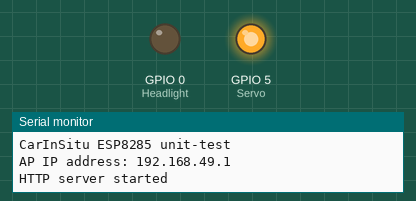
The sketch below on a simulated ESP8266 (NodeMCU). On the bench: output pins drawn as LEDs (lit = HIGH), the last lines printed to the serial monitor.

Above: at 2.5 s.
At 5.5 s:
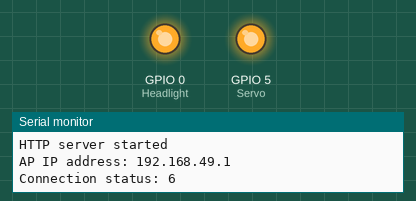
Timing chart, 0 to 8.8 s (numbered marks = the images above):
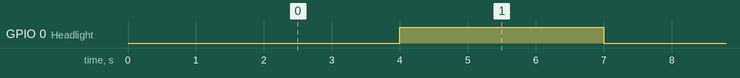

The sketch:

sw-unit-test.ino
```cpp
#include <ESP8266WiFi.h>
#include <ESP8266WebServer.h>
#include <ESP8266WiFiMulti.h>
#include <WiFiClient.h>
#include <Ticker.h>
#include <FS.h>

const char *base_ssid = "Carinsitu-01";
const char *base_password = "carinsitu0";

ESP8266WiFiMulti WiFiMulti;
ESP8266WebServer webServer(80);
IPAddress IP;
Ticker ts;

unsigned int s_value;
unsigned int led_value;

void handleRoot() {
  webServer.send(200, "text/html", "<h1>Hello Carinsitu World</h1>");
}

void printInfo() {
  Serial.print("AP IP address: ");
  Serial.println(IP);
  Serial.printf("Connection status: %d\r\n", WiFi.status());
  WiFi.printDiag(Serial);

  if (led_value)
  {
    digitalWrite(0, LOW);
    led_value = 0;
  }
  else
  {
    digitalWrite(0, HIGH);
    led_value = 1;
  }
}

void setup() {
  pinMode(0, OUTPUT); // Headlight
  pinMode(5, OUTPUT); // Servo
  Serial.begin(115200);
  Serial.setDebugOutput(true);

  delay(1000);
  led_value = 0;
  s_value = 100;

  Serial.println();
  Serial.println("CarInSitu ESP8285 unit-test");

  IPAddress ip(192, 168, 49, 1);
  IPAddress gateway(192, 168, 49, 1);
  IPAddress subnet(255, 255, 255, 0);

  WiFi.mode(WIFI_AP);

  WiFi.softAPConfig(ip, gateway, subnet);
  WiFi.softAP(base_ssid, base_password);

  IP = WiFi.softAPIP();
  Serial.print("AP IP address: ");
  Serial.println(IP);

  webServer.on("/", handleRoot);

  webServer.begin();
  Serial.println("HTTP server started");

  digitalWrite(0, LOW);  // HL: Lights are off
  digitalWrite(5, HIGH); // Servo : set "1" to test level shifter

  ts.attach(3, printInfo);
}

void loop() {
  String rxStr;
  webServer.handleClient();
  if (Serial.available() > 0)
  {
    rxStr = Serial.readStringUntil('\n');
    s_value = rxStr.toInt();
  }
}
```

Measured:
- by itself, GPIO 0 (Headlight): alternates HIGH for 3.0 s and LOW for 3.0 s
